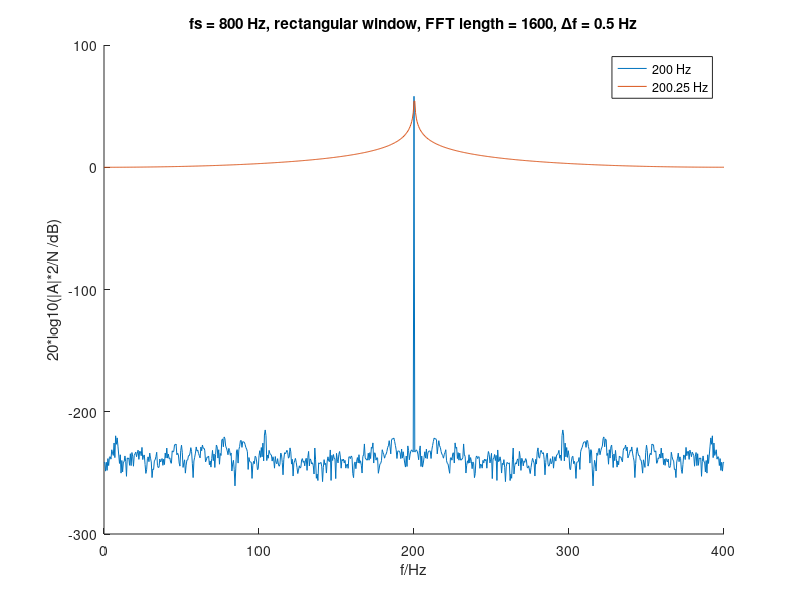
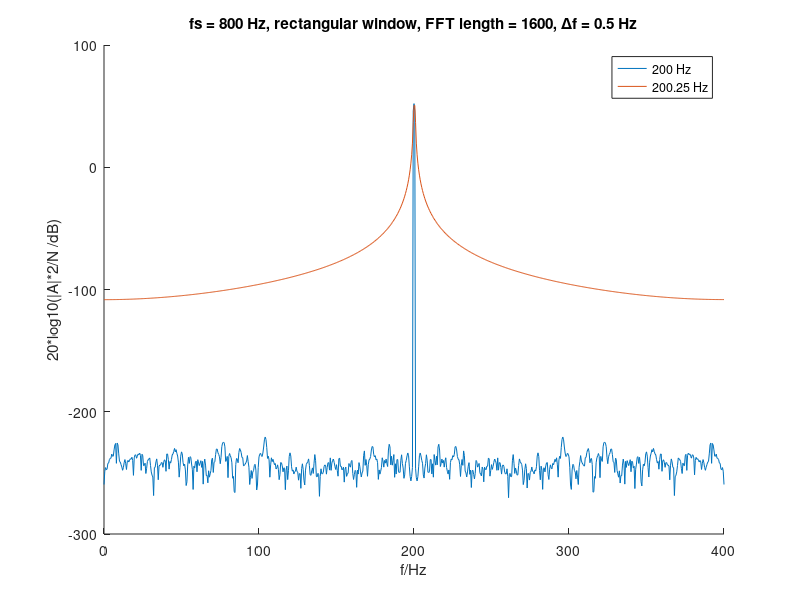
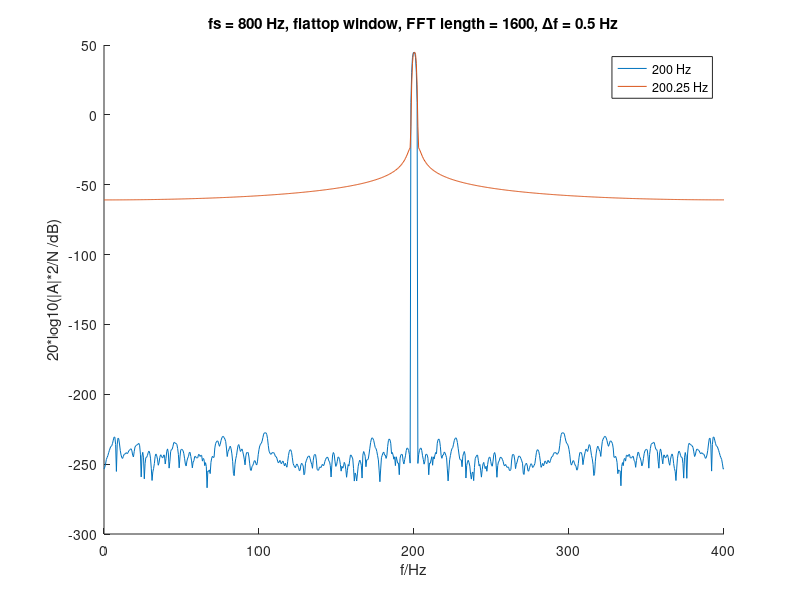
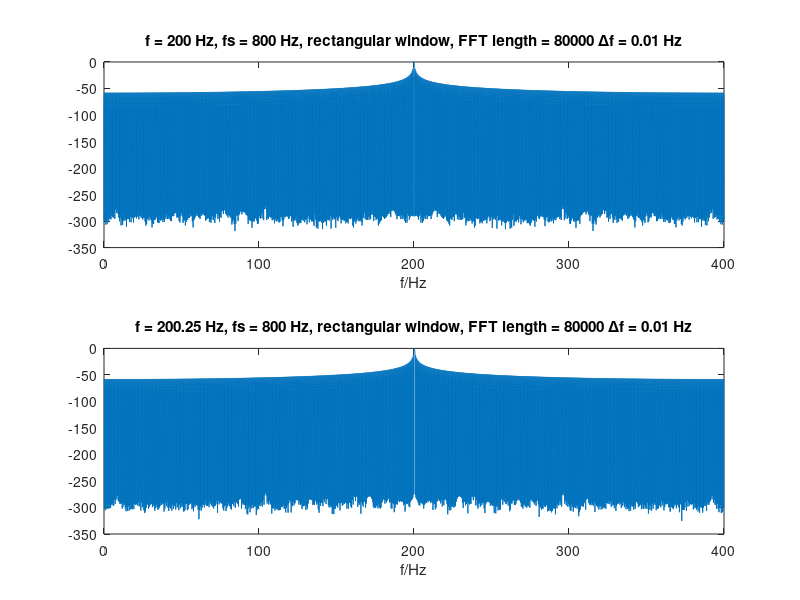

These figures' MATLAB source, in order:
 
 pkg load signal;
 f1=200;
 f2=200.25;
 fs=800;
 N=1600;
 k=0:(N-1);
 t=k/fs;
 f=k/2;
 
 
 %aufgabe a)
 sig1=sin(2*pi*f1*t);
 sig2=sin(2*pi*f2*t);
 
 
 %augabe b)
 rect = ones(N,1);
 hanning = hann(N,'periodic');
 flat = flattopwin(N,'periodic');

 %c)
 
 %rect
 sig1_rect_fft = fft(sig1);
 sig2_rect_fft = fft(sig2);
 
 %hann
 sig1_hann = sig1 .* hanning';
 sig1_hann_fft = fft(sig1_hann);
 sig2_hann = sig2 .* hanning';
 sig2_hann_fft = fft(sig2_hann);
 
 %flattop
 sig1_flat = sig1 .* flat';
 sig1_flat_fft = fft(sig1_flat);
 sig2_flat = sig2 .* flat';
 sig2_flat_fft = fft(sig2_flat);
 
 
 %%SECT d)
 %normalise
 normalise= 2/N*ones(1,N);
 normalise(1)= 1;
 normalise(N/2 + 1);
 %%%
 figure(1);
 hold on;
 plot(f(1:N/2+1),20*log10(abs(sig1_rect_fft(1:N/2+1))));
 plot(f(1:N/2+1),20*log10(abs(sig2_rect_fft(1:N/2+1))));
 legend('200 Hz','200.25 Hz');
 title('fs = 800 Hz, rectangular window, FFT length = 1600, ∆f = 0.5 Hz');
 xlabel('f/Hz');
 ylabel('20*log10(|A|*2/N /dB)');
 
 figure(2);
 hold on;
 plot(f(1:N/2+1),20*log10(abs(sig1_hann_fft(1:N/2+1))));
 plot(f(1:N/2+1),20*log10(abs(sig2_hann_fft(1:N/2+1))));
 legend('200 Hz','200.25 Hz');
 title('fs = 800 Hz, rectangular window, FFT length = 1600, ∆f = 0.5 Hz');
  xlabel('f/Hz');
 ylabel('20*log10(|A|*2/N /dB)');
 
 figure(3);
 hold on;
 plot(f(1:N/2+1),20*log10(abs(sig1_flat_fft(1:N/2+1))));
 plot(f(1:N/2+1),20*log10(abs(sig2_flat_fft(1:N/2+1))));
 legend('200 Hz','200.25 Hz');
 title('fs = 800 Hz, flattop window, FFT length = 1600, ∆f = 0.5 Hz');
 xlabel('f/Hz');
 ylabel('20*log10(|A|*2/N /dB)');
 
 %%aufgabe e)
 padf=50;
 Np = padf*N;
 fpad = (0:Np/2)./(2*padf);
 pad_norm= 2/(Np)*ones(1,Np);
 %pad_norm(1)= 1;
 %pad_norm(Np/2 + 1 )= 1;
 
 %rect
 sig1_rect_pad = [sig1 zeros(1,Np-N)];
 sig1_rect_pad_fft = pad_norm.*fft(sig1_rect_pad);
 sig1_rect_spec = 20*log10(abs(sig1_rect_pad_fft(1:Np/2+1))/max(abs(sig1_rect_pad_fft)));
 sig2_rect_pad = [sig2 zeros(1,Np-N)];
 sig2_rect_pad_fft = pad_norm.*fft(sig2_rect_pad);
 sig2_rect_spec = 20*log10(abs(sig2_rect_pad_fft(1:Np/2+1))/max(abs(sig2_rect_pad_fft)));
 
 figure();
  subplot(2,1,1);
   plot(fpad,sig1_rect_spec);
   title(['f = 200 Hz, fs = 800 Hz, rectangular window, FFT length = ' ,num2str(Np),' ∆f = ', num2str(fs/Np) ,' Hz']);
   xlabel('f/Hz');
  subplot(2,1,2);
   plot(fpad,sig2_rect_spec);
   title(['f = 200.25 Hz, fs = 800 Hz, rectangular window, FFT length = ' ,num2str(Np),' ∆f = ', num2str(fs/Np) ,' Hz']);
   xlabel('f/Hz');
   
 %hanning
 sig1_hann_pad = [sig1_hann zeros(1,Np-N)];
 sig1_hann_pad_fft = pad_norm.*fft(sig1_hann_pad);
 sig1_hann_spec = 20*log10(abs(sig1_hann_pad_fft(1:Np/2+1))/max(abs(sig1_hann_pad_fft)));
 sig2_hann_pad = [sig2_hann zeros(1,Np-N)];
 sig2_hann_pad_fft = pad_norm.*fft(sig2_hann_pad);
 sig2_hann_spec = 20*log10(abs(sig2_hann_pad_fft(1:Np/2+1))/max(abs(sig2_hann_pad_fft)));
 
  figure();
  subplot(2,1,1);
   plot(fpad, sig1_hann_spec);
   title(['f = 200 Hz, fs = 800 Hz, hanning window, FFT length = ' ,num2str(Np),' ∆f = ', num2str(fs/Np) ,' Hz']);
   xlabel('f/Hz');
  subplot(2,1,2);
   plot(fpad, sig2_hann_spec);
   title(['f = 200.25 Hz, fs = 800 Hz, hanning window, FFT length = ' ,num2str(Np),' ∆f = ', num2str(fs/Np) ,' Hz']);
   xlabel('f/Hz');
   
 
 %flattop
 sig1_flat_pad = [sig1_flat zeros(1,Np-N)];
 sig1_flat_pad_fft = pad_norm.*fft(sig1_flat_pad);
 sig1_flat_spec = 20*log10(abs(sig1_flat_pad_fft(1:Np/2+1))/max(abs(sig1_flat_pad_fft)));
 sig2_flat_pad = [sig2_flat zeros(1,Np-N)];
 sig2_flat_pad_fft = pad_norm.*fft(sig2_flat_pad);
 sig2_flat_spec = 20*log10(abs(sig2_flat_pad_fft(1:Np/2+1))/max(abs(sig2_flat_pad_fft)));
 
  figure();
  subplot(2,1,1);
   plot(fpad,sig1_flat_spec);
   title(['f = 200 Hz, fs = 800 Hz, flattop window, FFT length = ' ,num2str(Np),' ∆f = ', num2str(fs/Np) ,' Hz']);
   xlabel('f/Hz');
  subplot(2,1,2);
   plot(fpad,sig2_flat_spec);
   title(['f = 200.25 Hz, fs = 800 Hz, flattop window, FFT length = ' ,num2str(Np),' ∆f = ', num2str(fs/Np) ,' Hz']);
   xlabel('f/Hz');
   
 % aufg g
 
 
 %bandwiwdth
  %rect
  spec = sig1_rect_spec;
  
  [maxspec, middle] = max(spec);
  [err,left] = min(abs(spec(1:middle)+3));
  [err,right] = min(abs(spec(middle:Np/2)+3));
  right = right + middle;
  bandw_sig1_rect = fpad(right) - fpad(left)
  
  spec = sig2_rect_spec;
  
  [maxspec, middle] = max(spec);
  [err,left] = min(abs(spec(1:middle)+3));
  [err,right] = min(abs(spec(middle:Np/2)+3));
  right = right + middle;
  bandw_sig2_rect = fpad(right) - fpad(left)
  
  %hann  
  spec = sig1_hann_spec;
  
  [maxspec, middle] = max(spec);
  [err,left] = min(abs(spec(1:middle)+3));
  [err,right] = min(abs(spec(middle:Np/2)+3));
  right = right + middle;
  bandw_sig1_hann = fpad(right) - fpad(left)
  
  spec = sig2_hann_spec;
  
  [maxspec, middle] = max(spec);
  [err,left] = min(abs(spec(1:middle)+3));
  [err,right] = min(abs(spec(middle:Np/2)+3));
  right = right + middle;
  bandw_sig2_hann = fpad(right) - fpad(left)

  %flat
  
  spec = sig1_flat_spec;
  
  [maxspec, middle] = max(spec);
  [err,left] = min(abs(spec(1:middle)+3));
  [err,right] = min(abs(spec(middle:Np/2)+3));
  right = right + middle;
  bandw_sig1_flat = fpad(right) - fpad(left)
  
  spec = sig2_flat_spec;
  
  [maxspec, middle] = max(spec);
  [err,left] = min(abs(spec(1:middle)+3));
  [err,right] = min(abs(spec(middle:Np/2)+3));
  right = right + middle;
  bandw_sig2_flat = fpad(right) - fpad(left)